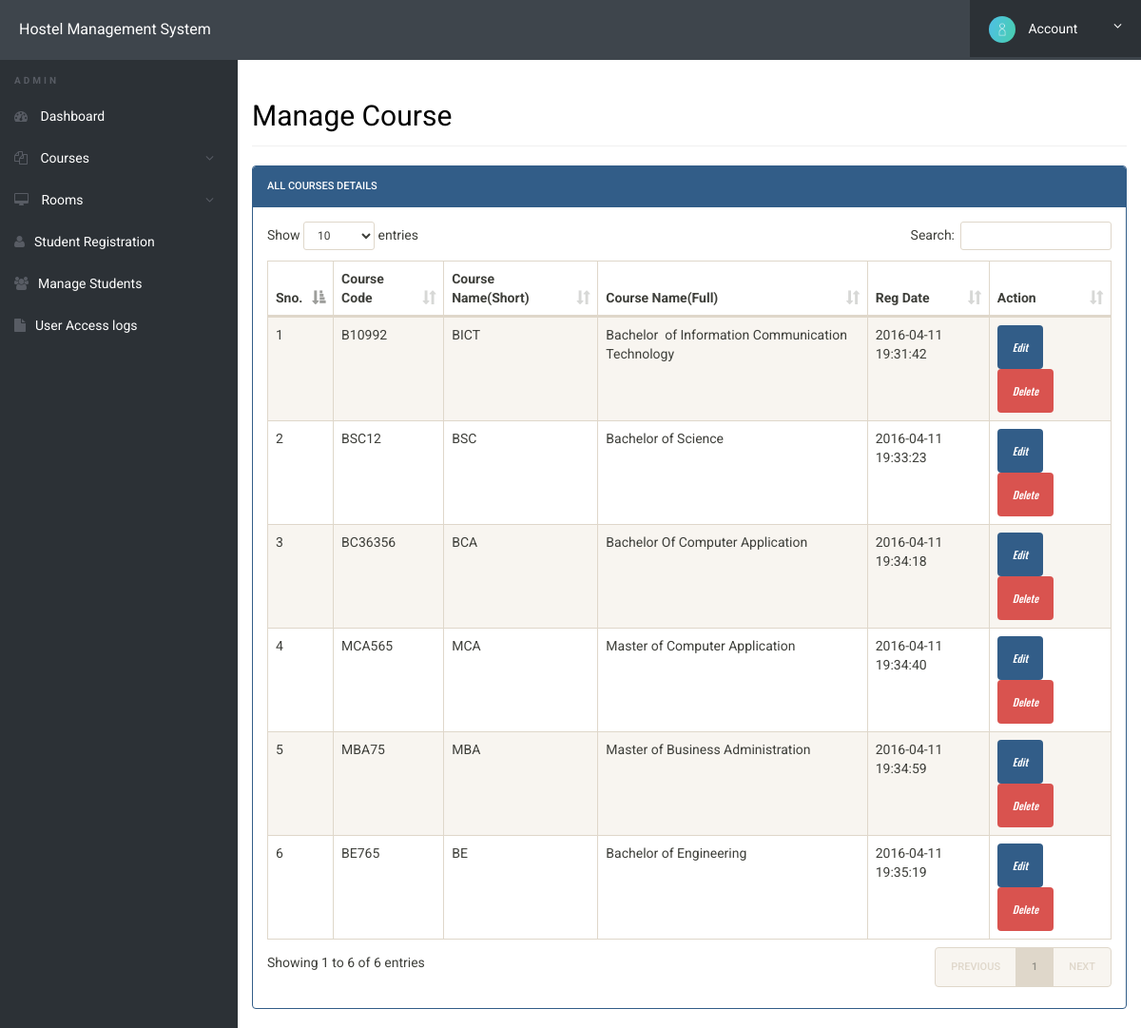
Page /admin/manage-courses.php (signed in) on the committed database.
### tables this page shows
CREATE TABLE `courses` (
  `id` int(11) NOT NULL,
  `course_code` varchar(255) NOT NULL,
  `course_sn` varchar(255) NOT NULL,
  `course_fn` varchar(255) NOT NULL,
  `posting_date` timestamp NOT NULL DEFAULT current_timestamp()
);

### admin/manage-courses.php (the view, shortened to what this page needs)
<?php
include('includes/config.php');
?>
<!doctype html>
<html lang="en" class="no-js">
<head>
	<link rel="stylesheet" href="css/font-awesome.min.css">
	<link rel="stylesheet" href="css/bootstrap.min.css">
	<link rel="stylesheet" href="css/dataTables.bootstrap.min.css">
	<link rel="stylesheet" href="css/bootstrap-social.css">
	<link rel="stylesheet" href="css/bootstrap-select.css">
	<link rel="stylesheet" href="css/fileinput.min.css">
	<link rel="stylesheet" href="css/awesome-bootstrap-checkbox.css">
	<link rel="stylesheet" href="css/style.css">
</head>
<body>
	<?php include('includes/header.php');?>
	<div class="ts-main-content">
			<?php include('includes/sidebar.php');?>
		<div class="content-wrapper">
			<div class="container-fluid">
				<div class="row">
					<div class="col-md-12"> <br><br><br>
						<h2 class="page-title" style="color:black">Manage Course</h2>
						<div class="panel panel-primary">
							<div class="panel-heading">All Courses Details</div>
							<div class="panel-body">
								<table id="zctb" class="display table table-striped table-bordered table-hover" cellspacing="0" width="100%">
									<thead>
										<tr>
											<th>Sno.</th>
											<th>Course Code</th>
											<th>Course Name(Short)</th>
											<th>Course Name(Full)</th>
											<th>Reg Date </th>
											<th>Action</th>
										</tr>
									</thead>
									<tbody>
<?php
$ret="select * from courses";
$stmt= $mysqli->prepare($ret) ;
$stmt->execute() ;
$res=$stmt->get_result();
$cnt=1;
while($row=$res->fetch_object())
	  {
	  	?>
<tr><td><?php echo $cnt;;?></td>
<td><?php echo $row->course_code;?></td>
<td><?php echo $row->course_sn;?></td>
<td><?php echo $row->course_fn;?></td>
<td><?php echo $row->posting_date;?></td>
<td><a href="edit-course.php?id=<?php echo $row->id;?>"><i class="btn btn-primary">Edit</i></a>&nbsp;&nbsp;
<a href="manage-courses.php?del=<?php echo $row->id;?>" onclick="return confirm("Do you want to delete");"><i class="btn btn-danger">Delete</i></a></td>
										</tr>
									<?php
$cnt=$cnt+1;
									 } ?>
									</tbody>
								</table>
							</div>
						</div>
					</div>
				</div>
			</div>
		</div>
	</div>
</body>
</html>

### admin/includes/header.php (shortened to what this page needs)
<div class="brand clearfix">
		<a href="#" class="logo" style="font-size:16px;color: white;">Hostel Management System</a>
		<ul class="ts-profile-nav">
			<li class="ts-account">
				<a href="#"><img src="img/loogin.webp" class="ts-avatar hidden-side" alt=""> Account <i class="fa fa-angle-down hidden-side"></i></a>
			</li>
		</ul>
	</div>

### admin/includes/sidebar.php (shortened to what this page needs)
<nav class="ts-sidebar">
			<ul class="ts-sidebar-menu">
				<li class="ts-label">ADMIN</li>
				<li><a href="dashboard.php"><i class="fa fa-dashboard"></i> Dashboard</a></li>
					<li><a href="#"><i class="fa fa-files-o"></i> Courses</a>
				</li>
					<li><a href="#"><i class="fa fa-desktop"></i> Rooms</a>
				</li>
				<li><a href="registration.php"><i class="fa fa-user"></i>Student Registration</a></li>
				<li><a href="manage-students.php"><i class="fa fa-users"></i>Manage Students</a></li>
				<li><a href="access-log.php"><i class="fa fa-file"></i>User Access logs</a></li>
		</nav>

### admin/css/style.css (style rules this page uses)
html { font-size: 14px; }
@media only screen and (min-width: 480px) { html { font-size: 17px; } }
@media only screen and (min-width: 768px) { html { font-size: 14px; } }
body { font-size: 1em; }
a { color: #37a6c4; }
.btn { font-family: 'Oswald', sans-serif; }
.panel { overflow: hidden; }
ul, li { margin: 0; padding: 0; list-style: none; }
.btn { text-transform: none; }
.page-title { padding-bottom: 15px; margin-bottom: 20px; border-bottom: 1px solid #f0f0f0; }
.brand { background: #3e454c; position: relative; z-index: 3; position: fixed; width: 100%; top: 0; }
.brand .logo { box-sizing: border-box; padding: 20px; float: left; display: block; width: 200px; }
@media only screen and (min-width: 992px) { .brand .logo { width: 250px; } }
.brand .ts-profile-nav { float: right; display: none; }
.brand .ts-profile-nav li { float: left; position: relative; }
.brand .ts-profile-nav li a { display: block; padding: 20px; color: #fff; }
.brand .ts-profile-nav .ts-account .fa-angle-down { float: right; }
.brand .ts-profile-nav .ts-account > a { width: 180px; background: #2c3136; }
.brand .ts-profile-nav .ts-account .ts-avatar { border-radius: 50%; height: 28px; margin: -10px 0; margin-right: 10px; }
@media only screen and (min-width: 992px) { .brand .ts-profile-nav { display: block; } }
.ts-sidebar { background: #2c3136; max-height: 0; transition: max-height 0.3s; overflow: hidden; position: fixed; z-index: 2; width: 100%; bottom: 0; top: 60px; overflow-y: auto; }
@media only screen and (min-width: 992px) { .ts-sidebar { max-height: 100%; bottom: 0; } }
.ts-sidebar-menu .ts-label { color: #585c64; font-weight: bold; padding: 8px 15px; text-transform: uppercase; font-size: 10px; letter-spacing: 3px; margin-top: 10px; }
.ts-sidebar-menu a { display: block; text-decoration: none; padding: 12px 15px; color: #fff; }
.ts-sidebar-menu li { position: relative; }
.ts-sidebar-menu li i { color: #585c64; margin-right: 10px; }
.ts-main-content .content-wrapper { padding-top: 15px; margin-top: 10px; }
@media only screen and (min-width: 992px) { .ts-main-content .ts-sidebar { width: 250px; float: left; } }
@media only screen and (min-width: 992px) { .ts-main-content .content-wrapper { margin-left: 250px; } }

### rows in the picture
courses: course_code "B10992", course_sn "BICT", course_fn "Bachelor of Information Communication Technology", posting_date "2016-04-11 19:31:42"
courses: course_code "BSC12", course_sn "BSC", course_fn "Bachelor of Science", posting_date "2016-04-11 19:33:23"
courses: course_code "BC36356", course_sn "BCA", course_fn "Bachelor Of Computer Application", posting_date "2016-04-11 19:34:18"
courses: course_code "MCA565", course_sn "MCA", course_fn "Master of Computer Application", posting_date "2016-04-11 19:34:40"
courses: course_code "MBA75", course_sn "MBA", course_fn "Master of Business Administration", posting_date "2016-04-11 19:34:59"
courses: course_code "BE765", course_sn "BE", course_fn "Bachelor of Engineering", posting_date "2016-04-11 19:35:19"
